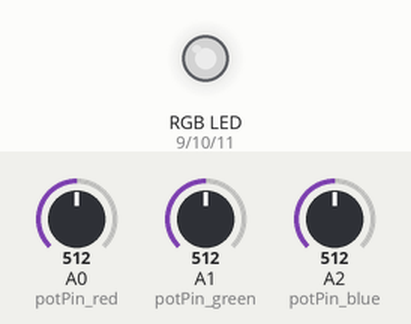
Recording of a sketch running on a simulated Arduino Uno, built with avr-gcc and run on an emulated ATmega328P. On the bench: an RGB LED mixed from three pins (HIGH = lit). The test bench sets the inputs (shaded band); at power-on: A0 (potPin_red) = 512, A1 (potPin_green) = 512, A2 (potPin_blue) = 512. Dim RGB values are drawn brighter than linear; what the sketch prints to the serial monitor is not drawn.

Above: at 1.2 s.
1.3 s: A0 (potPin_red) set to 716
At 1.9 s:
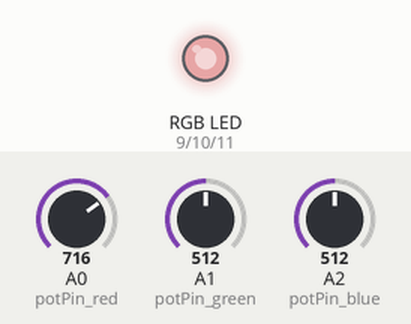
2.8 s: A1 (potPin_green) set to 716
At 4.0 s:
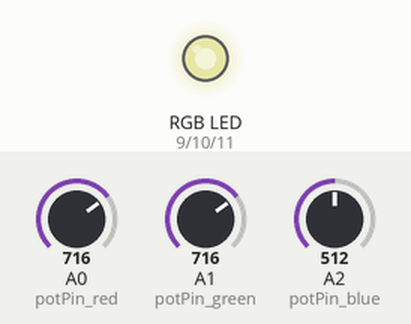
4.3 s: A2 (potPin_blue) set to 716
At 5.4 s:
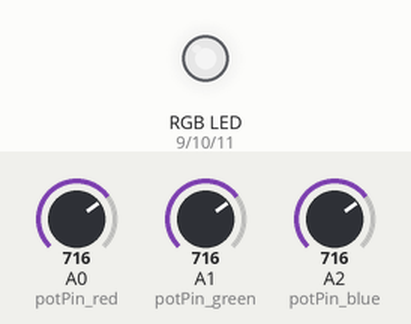
5.8 s: A0 (potPin_red) set to 900
At 6.5 s:
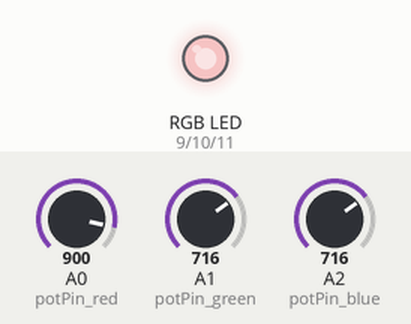
7.3 s: A1 (potPin_green) set to 900
At 7.6 s:
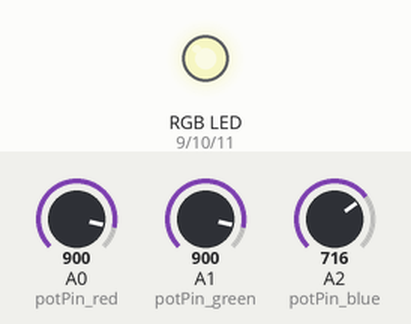
8.8 s: A2 (potPin_blue) set to 900
At 10.0 s:
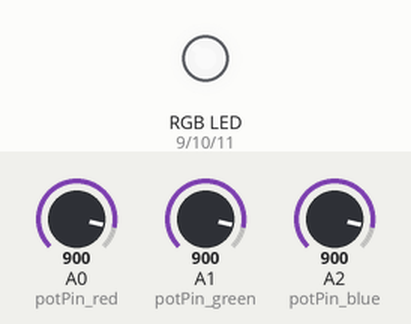
Timing chart, 0 to 11.3 s (numbered marks = the images above; inputs shaded):
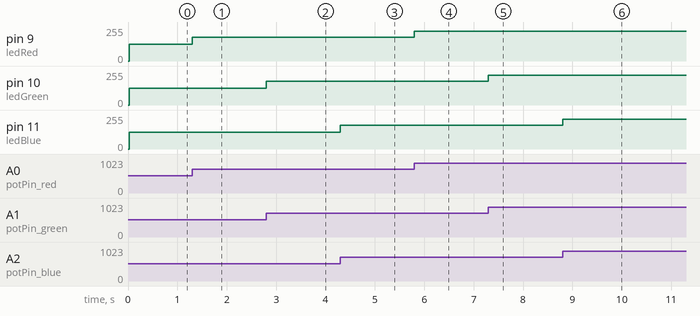

Measured:
- after the input at 1.3 s, pin 9 (ledRed): 127/255 → 178/255 at once
- after the input at 2.8 s, pin 10 (ledGreen): 127/255 → 178/255 at once
- after the input at 4.3 s, pin 11 (ledBlue): 127/255 → 178/255 at once
- after the input at 5.8 s, pin 9 (ledRed): 178/255 → 224/255 at once
- after the input at 7.3 s, pin 10 (ledGreen): 178/255 → 224/255 at once
- after the input at 8.8 s, pin 11 (ledBlue): 178/255 → 224/255 at once

The sketch:

3lights_3pots_v2.ino
```cpp
char serInString[100];

int potPin_red = 0;
int potPin_green = 1;
int potPin_blue = 2;

int ledRed = 9;
int ledGreen = 10;
int ledBlue = 11;

int potValue_brightness_red;
int potValue_brightness_blue;
int potValue_brightness_green;

int fadeRed;
int fadeVal;

char colorCode;

void setup()
{
  pinMode(ledRed, OUTPUT);
  pinMode(ledGreen, OUTPUT);
  pinMode(ledBlue, OUTPUT);
  Serial.begin(9600);
  Serial.println("Enter color (r, g, b) followed by how much (0-25) you want the color to delay (e.g. r10):");
}

void loop()
{
  potValue_brightness_red = analogRead(potPin_red);
  potValue_brightness_red = map(potValue_brightness_red, 0, 1023, 0, 255);
  analogWrite(ledRed, potValue_brightness_red);

  potValue_brightness_blue = analogRead(potPin_blue);
  potValue_brightness_blue = map(potValue_brightness_blue, 0, 1023, 0, 255);
  analogWrite(ledBlue, potValue_brightness_blue);

  potValue_brightness_green = analogRead(potPin_green);
  potValue_brightness_green = map(potValue_brightness_green, 0, 1023, 0, 255);
  analogWrite(ledGreen, potValue_brightness_green);


  // clear the string
  memset(serInString, 0, 100);
  //read the serial port and create a string out of what you read
  readSerialString(serInString);

  colorCode = serInString[0];
  if( colorCode == 'r' )
  {
    fadeVal = atoi(serInString+1);
    serInString[0] = 0;
    for(int x=0; x < fadeVal; x++)
    {
      potValue_brightness_red += fadeVal;
      analogWrite(ledRed, potValue_brightness_red);
    }
  }

}


//read a string from the serial and store it in an array
//you must supply the array variable
void readSerialString (char *strArray)
{
  int i = 0;
  if(!Serial.available())
  {
    return;
  }
  while (Serial.available())
  {
    strArray[i] = Serial.read();
    i++;
  }
}
```
